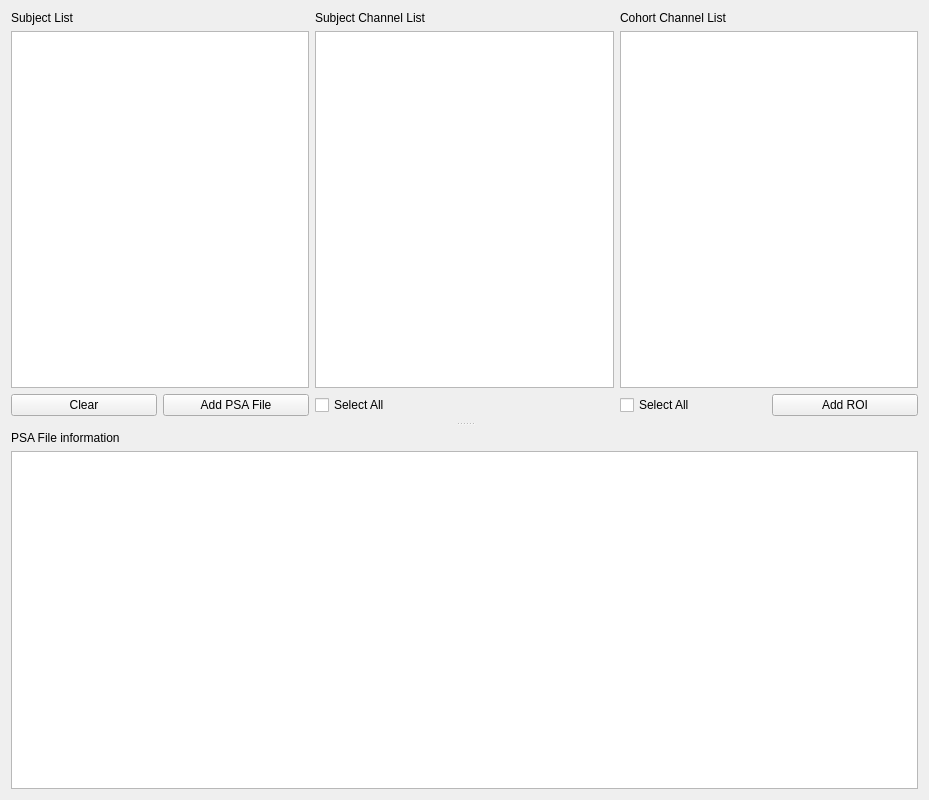
<?xml version="1.0" encoding="UTF-8"?>
<ui version="4.0">
 <class>PSACohortReviewSettingsView</class>
 <widget class="QWidget" name="PSACohortReviewSettingsView">
  <property name="geometry">
   <rect>
    <x>0</x>
    <y>0</y>
    <width>929</width>
    <height>800</height>
   </rect>
  </property>
  <property name="windowTitle">
   <string>Form</string>
  </property>
  <property name="styleSheet">
   <string notr="true">font: 12pt &quot;Roboto&quot;;</string>
  </property>
  <layout class="QHBoxLayout" name="horizontalLayout_3">
   <item>
    <widget class="QSplitter" name="splitter">
     <property name="orientation">
      <enum>Qt::Orientation::Vertical</enum>
     </property>
     <property name="handleWidth">
      <number>15</number>
     </property>
     <property name="childrenCollapsible">
      <bool>false</bool>
     </property>
     <widget class="QWidget" name="layoutWidget">
      <layout class="QGridLayout" name="gridLayout">
       <item row="0" column="0">
        <widget class="QLabel" name="label">
         <property name="text">
          <string>Subject List</string>
         </property>
        </widget>
       </item>
       <item row="0" column="1">
        <widget class="QLabel" name="label_2">
         <property name="text">
          <string>Subject Channel List</string>
         </property>
        </widget>
       </item>
       <item row="0" column="2">
        <widget class="QLabel" name="label_3">
         <property name="text">
          <string>Cohort Channel List</string>
         </property>
        </widget>
       </item>
       <item row="1" column="0">
        <widget class="QListView" name="subject_listView">
         <property name="editTriggers">
          <set>QAbstractItemView::EditTrigger::NoEditTriggers</set>
         </property>
        </widget>
       </item>
       <item row="1" column="1">
        <widget class="QListView" name="chan_subject_listView"/>
       </item>
       <item row="2" column="0">
        <layout class="QHBoxLayout" name="horizontalLayout">
         <item>
          <widget class="QPushButton" name="clear_pushButton">
           <property name="text">
            <string>Clear</string>
           </property>
          </widget>
         </item>
         <item>
          <widget class="QPushButton" name="add_pushButton">
           <property name="text">
            <string>Add PSA File</string>
           </property>
          </widget>
         </item>
        </layout>
       </item>
       <item row="2" column="1">
        <widget class="QCheckBox" name="all_subject_chan_checkBox">
         <property name="text">
          <string>Select All</string>
         </property>
        </widget>
       </item>
       <item row="2" column="2">
        <layout class="QHBoxLayout" name="horizontalLayout_2">
         <item>
          <widget class="QCheckBox" name="all_cohort_chan_checkBox">
           <property name="text">
            <string>Select All</string>
           </property>
          </widget>
         </item>
         <item>
          <widget class="QPushButton" name="add_ROI_pushButton">
           <property name="toolTip">
            <string>Rename your channel labels first. Adding the ROIs must be the final step.</string>
           </property>
           <property name="text">
            <string>Add ROI</string>
           </property>
          </widget>
         </item>
        </layout>
       </item>
       <item row="1" column="2">
        <widget class="QListWidget" name="chan_cohort_listWidget"/>
       </item>
      </layout>
     </widget>
     <widget class="QWidget" name="layoutWidget">
      <layout class="QVBoxLayout" name="verticalLayout">
       <item>
        <widget class="QLabel" name="label_4">
         <property name="text">
          <string>PSA File information</string>
         </property>
        </widget>
       </item>
       <item>
        <widget class="QTextEdit" name="message_textEdit">
         <property name="readOnly">
          <bool>true</bool>
         </property>
        </widget>
       </item>
      </layout>
     </widget>
    </widget>
   </item>
  </layout>
 </widget>
 <resources>
  <include location="../../../../snooz-toolbox/src/main/python/ui/themes/themes.qrc"/>
 </resources>
 <connections>
  <connection>
   <sender>clear_pushButton</sender>
   <signal>clicked()</signal>
   <receiver>PSACohortReviewSettingsView</receiver>
   <slot>clear_subject_slot()</slot>
   <hints>
    <hint type="sourcelabel">
     <x>54</x>
     <y>312</y>
    </hint>
    <hint type="destinationlabel">
     <x>464</x>
     <y>399</y>
    </hint>
   </hints>
  </connection>
  <connection>
   <sender>add_pushButton</sender>
   <signal>clicked()</signal>
   <receiver>PSACohortReviewSettingsView</receiver>
   <slot>add_subject_slot()</slot>
   <hints>
    <hint type="sourcelabel">
     <x>174</x>
     <y>312</y>
    </hint>
    <hint type="destinationlabel">
     <x>464</x>
     <y>399</y>
    </hint>
   </hints>
  </connection>
  <connection>
   <sender>all_subject_chan_checkBox</sender>
   <signal>clicked()</signal>
   <receiver>PSACohortReviewSettingsView</receiver>
   <slot>select_all_subject_chan_slot()</slot>
   <hints>
    <hint type="sourcelabel">
     <x>425</x>
     <y>311</y>
    </hint>
    <hint type="destinationlabel">
     <x>464</x>
     <y>399</y>
    </hint>
   </hints>
  </connection>
  <connection>
   <sender>all_cohort_chan_checkBox</sender>
   <signal>clicked()</signal>
   <receiver>PSACohortReviewSettingsView</receiver>
   <slot>select_all_cohort_chan_slot()</slot>
   <hints>
    <hint type="sourcelabel">
     <x>705</x>
     <y>321</y>
    </hint>
    <hint type="destinationlabel">
     <x>464</x>
     <y>399</y>
    </hint>
   </hints>
  </connection>
  <connection>
   <sender>add_ROI_pushButton</sender>
   <signal>clicked()</signal>
   <receiver>PSACohortReviewSettingsView</receiver>
   <slot>add_ROI_slot()</slot>
   <hints>
    <hint type="sourcelabel">
     <x>544</x>
     <y>322</y>
    </hint>
    <hint type="destinationlabel">
     <x>464</x>
     <y>399</y>
    </hint>
   </hints>
  </connection>
  <connection>
   <sender>subject_listView</sender>
   <signal>clicked(QModelIndex)</signal>
   <receiver>PSACohortReviewSettingsView</receiver>
   <slot>subject_selection_changed_slot()</slot>
   <hints>
    <hint type="sourcelabel">
     <x>159</x>
     <y>209</y>
    </hint>
    <hint type="destinationlabel">
     <x>464</x>
     <y>399</y>
    </hint>
   </hints>
  </connection>
 </connections>
 <slots>
  <slot>clear_subject_slot()</slot>
  <slot>add_subject_slot()</slot>
  <slot>select_all_subject_chan_slot()</slot>
  <slot>select_all_cohort_chan_slot()</slot>
  <slot>add_ROI_slot()</slot>
  <slot>item_changed_subject_slot()</slot>
  <slot>item_changed_cohort_slot()</slot>
  <slot>subject_selection_changed_slot()</slot>
 </slots>
</ui>
